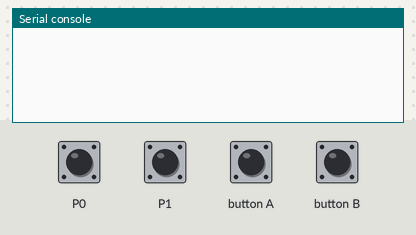
Bench run of a program on a simulated BBC micro:bit (MakeCode). On the bench: the last lines printed to the serial console. The inputs (shaded band) are chosen by the test bench. No radio messages arrive unless stated (any console line starting 'radio sent:' is added by the test bench).

Above: at 1.2 s.
1.3 s: touch pin P0 pressed for 0.15 s
At 1.9 s:
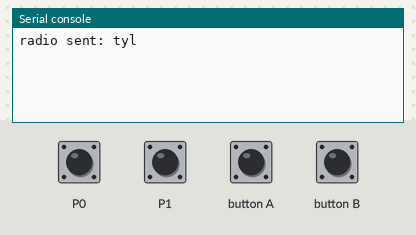
2.9 s: touch pin P1 pressed for 0.15 s
At 4.2 s:
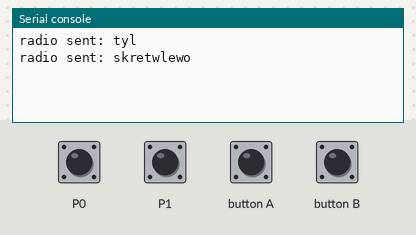
4.5 s: button A pressed for 0.15 s
At 5.6 s:
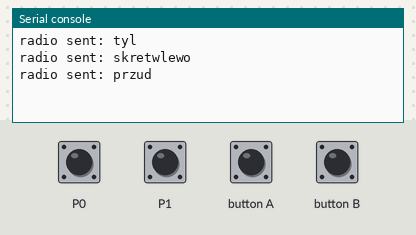

The program:

main.ts
```typescript
radio.setGroup(23)
input.onButtonPressed(Button.A, function on_button_pressed_a() {
    radio.sendString("przud")
})
input.onButtonPressed(Button.B, function on_button_pressed_b() {
    radio.sendString("tyl")
})
input.onPinPressed(TouchPin.P0, function on_pin_pressed_p0() {
    radio.sendString("tyl")

})
input.onPinPressed(TouchPin.P1, function on_pin_pressed_p01() {
    radio.sendString("skretwlewo")

})
```

test.ts
```typescript
// tu są testy; nie będzie to kompilowane, gdy ten pakiet będzie używany jako rozszerzenie.
```

Measured:
- after the input at 1.3 s, the serial console: prints a new line after 0.15 s (image 1)
- after the input at 2.9 s, the serial console: prints a new line after 0.15 s (image 2)
- after the input at 4.5 s, the serial console: prints a new line after 0.15 s (image 3)
